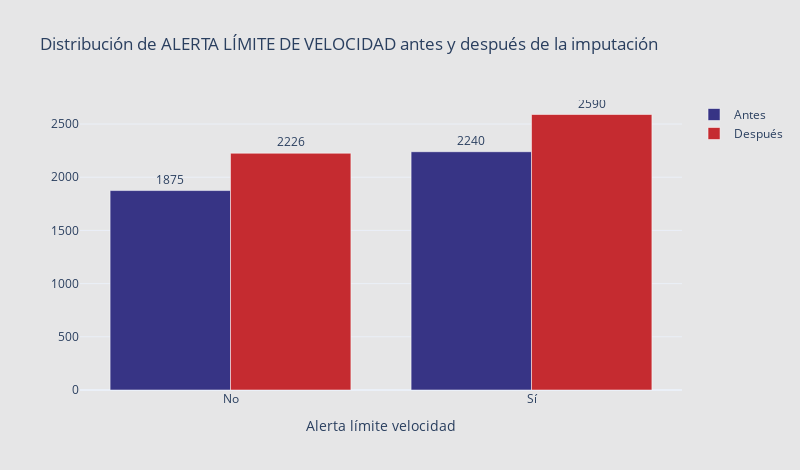

Here is the notebook cell this chart was saved with:
### Code cell
# Conteo antes y después
antes_alerta = df_antes['alerta_lim_velocidad'].value_counts().sort_index()
despues_alerta = df_bmw['alerta_lim_velocidad'].value_counts().sort_index()

# Diccionario para etiquetas personalizadas
etiquetas = {False: 'No', True: 'Sí'}

# Convertir índices a etiquetas personalizadas
x_labels_antes = [etiquetas.get(i, str(i)) for i in antes_alerta.index]
x_labels_despues = [etiquetas.get(i, str(i)) for i in despues_alerta.index]

fig = go.Figure()

fig.add_trace(go.Bar(
    x=x_labels_antes,
    y=antes_alerta.values,
    name='Antes',
    marker_color='#373485',
    opacity=1,
    text=antes_alerta.values,
    textposition='outside'
))

fig.add_trace(go.Bar(
    x=x_labels_despues,
    y=despues_alerta.values,
    name='Después',
    marker_color='#c52b30',
    opacity=1,
    text=despues_alerta.values,
    textposition='outside'
))

fig.update_layout(
    title="Distribución de ALERTA LÍMITE DE VELOCIDAD antes y después de la imputación",
    xaxis_title="Alerta límite velocidad",
    barmode='group',
    template='plotly_white',
    width=800,
    height=470,
    plot_bgcolor='#e6e6e7', 
    paper_bgcolor='#e6e6e7'
)

fig.show()

### Figure 1 — Plotly figure (JSON) as saved in the notebook; plotly's stock layout.template omitted (floating-point values rounded to 4 significant figures)
{"data": [{"marker": {"color": "#373485"}, "name": "Antes", "opacity": 1, "text": [1875.0, 2240.0], "textposition": "outside", "type": "bar", "x": ["No", "Sí"], "y": [1875, 2240]}, {"marker": {"color": "#c52b30"}, "name": "Después", "opacity": 1, "text": [2226.0, 2590.0], "textposition": "outside", "type": "bar", "x": ["No", "Sí"], "y": [2226, 2590]}], "layout": {"barmode": "group", "height": 470, "paper_bgcolor": "#e6e6e7", "plot_bgcolor": "#e6e6e7", "title": {"text": "Distribución de ALERTA LÍMITE DE VELOCIDAD antes y después de la imputación"}, "width": 800, "xaxis": {"title": {"text": "Alerta límite velocidad"}}}}
